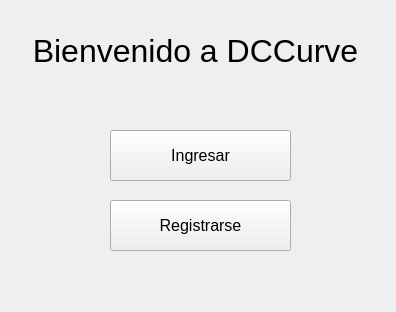
<?xml version="1.0" encoding="UTF-8"?>
<ui version="4.0">
 <class>Inicio_DCCurve</class>
 <widget class="QWidget" name="Inicio_DCCurve">
  <property name="geometry">
   <rect>
    <x>0</x>
    <y>0</y>
    <width>396</width>
    <height>312</height>
   </rect>
  </property>
  <property name="mouseTracking">
   <bool>false</bool>
  </property>
  <property name="tabletTracking">
   <bool>false</bool>
  </property>
  <property name="windowTitle">
   <string>Inicio DCCurve</string>
  </property>
  <widget class="QLabel" name="label">
   <property name="geometry">
    <rect>
     <x>20</x>
     <y>30</y>
     <width>351</width>
     <height>41</height>
    </rect>
   </property>
   <property name="font">
    <font>
     <pointsize>24</pointsize>
    </font>
   </property>
   <property name="text">
    <string>Bienvenido a DCCurve</string>
   </property>
   <property name="textFormat">
    <enum>Qt::AutoText</enum>
   </property>
   <property name="scaledContents">
    <bool>false</bool>
   </property>
   <property name="alignment">
    <set>Qt::AlignCenter</set>
   </property>
  </widget>
  <widget class="QPushButton" name="boton_ingreso_2">
   <property name="geometry">
    <rect>
     <x>110</x>
     <y>130</y>
     <width>181</width>
     <height>51</height>
    </rect>
   </property>
   <property name="font">
    <font>
     <pointsize>12</pointsize>
    </font>
   </property>
   <property name="text">
    <string>Ingresar</string>
   </property>
  </widget>
  <widget class="QPushButton" name="boton_registro">
   <property name="geometry">
    <rect>
     <x>110</x>
     <y>200</y>
     <width>181</width>
     <height>51</height>
    </rect>
   </property>
   <property name="font">
    <font>
     <pointsize>12</pointsize>
    </font>
   </property>
   <property name="text">
    <string>Registrarse</string>
   </property>
  </widget>
  <zorder>boton_registro</zorder>
  <zorder>label</zorder>
  <zorder>boton_ingreso_2</zorder>
 </widget>
 <resources/>
 <connections/>
</ui>
